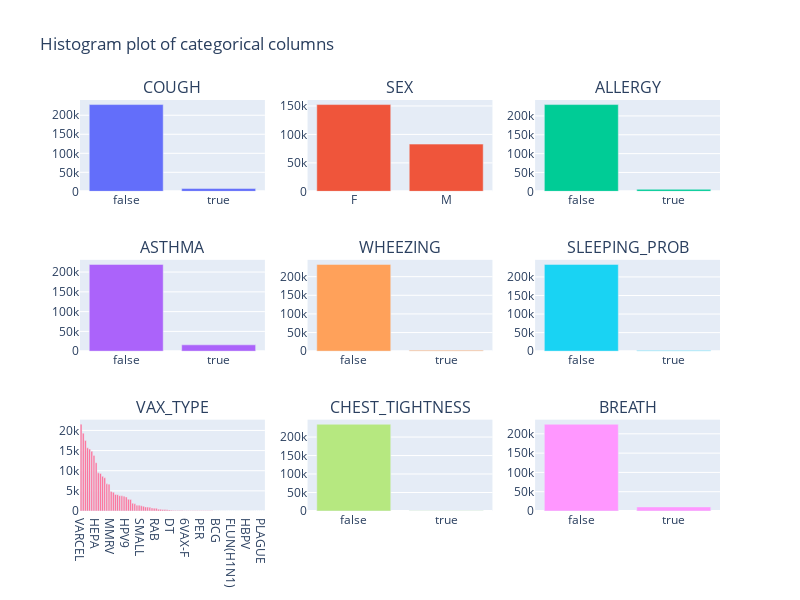

Here is the notebook cell this chart was saved with:
### Code cell
n_cols = 3
n_rows = n_rows = int(np.ceil(len(categorical_a.copy()) / n_cols))

"""Histogram using plotly"""
fig = make_subplots(rows=n_rows, cols=n_cols,
                    subplot_titles=tuple(categorical_a.copy()))

for i, col in enumerate(categorical_a.copy()):
    counts = data_dict['A'][col].value_counts()
    fig.add_trace(go.Bar(name=col, x=counts.index, y=counts.values), 
                  row=i//n_cols + 1,
                  col=i%n_cols + 1)

fig.update_layout(title="Histogram plot of categorical columns",
                 height=600,
                 width=800,
                 showlegend=False)

### Figure 1 — Plotly figure (JSON) as saved in the notebook; plotly's stock layout.template omitted (floating-point values rounded to 4 significant figures)
{"data": [{"name": "COUGH", "type": "bar", "x": [false, true], "xaxis": "x", "y": [228116, 7280], "yaxis": "y"}, {"name": "SEX", "type": "bar", "x": ["F", "M"], "xaxis": "x2", "y": [152437, 82959], "yaxis": "y2"}, {"name": "ALLERGY", "type": "bar", "x": [false, true], "xaxis": "x3", "y": [230109, 5287], "yaxis": "y3"}, {"name": "ASTHMA", "type": "bar", "x": [false, true], "xaxis": "x4", "y": [219417, 15979], "yaxis": "y4"}, {"name": "WHEEZING", "type": "bar", "x": [false, true], "xaxis": "x5", "y": [232933, 2463], "yaxis": "y5"}, {"name": "SLEEPING_PROB", "type": "bar", "x": [false, true], "xaxis": "x6", "y": [233764, 1632], "yaxis": "y6"}, {"name": "VAX_TYPE", "type": "bar", "x": ["VARCEL", "FLU3", "VARZOS", "HPV4", "TDAP", "MMR", "PPV", "HEPA", "MNQ", "PNC13", "HEP", "DTAP", "HIBV", "RV5", "MMRV", "IPV", "PNC", "FLU4", "DTAPIPV", "DTAPIPVHIB", "FLUX", "HPV9", "DTAPHEPBIP", "FLUN3", "TYP", "ANTH", "FLUN4", "MENB", "SMALL", "TD", "RV1", "YF", "HEPAB", "UNK", "MEN", "RAB", "FLUC3", "TTOX", "HPVX", "RVX", "FLUC4", "DTP", "DT", "FLUA3", "HPV2", "HBHEPB", "FLUX(H1N1)", "JEV1", "LYME", "6VAX-F", "DTAPH", "MEA", "DPP", "ADEN_4_7", "OPV", "FLU(H1N1)", "PER", "JEV", "DTPIPV", "DTPPHIB", "RUB", "FLUR3", "DTPIHI", "BCG", "DTOX", "DTPHIB", "MU", "PNC10", "JEVX", "DTPHEP", "FLUN(H1N1)", "MNQHIB", "MM", "CHOL", "MENHIB", "DTIPV", "MUR", "HBPV", "TDAPIPV", "MER", "FLUR4", "HEPATYP", "H5N1", "SSEV", "PLAGUE", "MNC"], "xaxis": "x7", "y": [21539, 19319, 17488, 15688, 15373, 14828, 13790, 11995, 9472, 9311, 8601, 8253, 6736, 6636, 4841, 4665, 4106, 4058, 3800, 3779, 3677, 3480, 2891, 2865, 1948, 1795, 1442, 1433, 1299, 1187, 1007, 963, 901, 760, 684, 659, 463, 426, 402, 374, 297, 256, 156, 152, 141, 129, 124, 124, 89, 77, 77, 75, 73, 73, 61, 60, 53, 48, 46, 41, 39, 36, 22, 22, 21, 18, 17, 16, 13, 13, 13, 11, 10, 9, 9, 7, 7, 6, 5, 4, 4, 3, 2, 1, 1, 1], "yaxis": "y7"}, {"name": "CHEST_TIGHTNESS", "type": "bar", "x": [false, true], "xaxis": "x8", "y": [234676, 720], "yaxis": "y8"}, {"name": "BREATH", "type": "bar", "x": [false, true], "xaxis": "x9", "y": [224873, 10523], "yaxis": "y9"}], "layout": {"annotations": [{"font": {"size": 16}, "showarrow": false, "text": "COUGH", "x": 0.1444, "xanchor": "center", "xref": "paper", "y": 1, "yanchor": "bottom", "yref": "paper"}, {"font": {"size": 16}, "showarrow": false, "text": "SEX", "x": 0.5, "xanchor": "center", "xref": "paper", "y": 1, "yanchor": "bottom", "yref": "paper"}, {"font": {"size": 16}, "showarrow": false, "text": "ALLERGY", "x": 0.8556, "xanchor": "center", "xref": "paper", "y": 1, "yanchor": "bottom", "yref": "paper"}, {"font": {"size": 16}, "showarrow": false, "text": "ASTHMA", "x": 0.1444, "xanchor": "center", "xref": "paper", "y": 0.6111, "yanchor": "bottom", "yref": "paper"}, {"font": {"size": 16}, "showarrow": false, "text": "WHEEZING", "x": 0.5, "xanchor": "center", "xref": "paper", "y": 0.6111, "yanchor": "bottom", "yref": "paper"}, {"font": {"size": 16}, "showarrow": false, "text": "SLEEPING_PROB", "x": 0.8556, "xanchor": "center", "xref": "paper", "y": 0.6111, "yanchor": "bottom", "yref": "paper"}, {"font": {"size": 16}, "showarrow": false, "text": "VAX_TYPE", "x": 0.1444, "xanchor": "center", "xref": "paper", "y": 0.2222, "yanchor": "bottom", "yref": "paper"}, {"font": {"size": 16}, "showarrow": false, "text": "CHEST_TIGHTNESS", "x": 0.5, "xanchor": "center", "xref": "paper", "y": 0.2222, "yanchor": "bottom", "yref": "paper"}, {"font": {"size": 16}, "showarrow": false, "text": "BREATH", "x": 0.8556, "xanchor": "center", "xref": "paper", "y": 0.2222, "yanchor": "bottom", "yref": "paper"}], "height": 600, "showlegend": false, "title": {"text": "Histogram plot of categorical columns"}, "width": 800, "xaxis": {"anchor": "y", "domain": [0, 0.2889]}, "xaxis2": {"anchor": "y2", "domain": [0.3556, 0.6444]}, "xaxis3": {"anchor": "y3", "domain": [0.7111, 1]}, "xaxis4": {"anchor": "y4", "domain": [0, 0.2889]}, "xaxis5": {"anchor": "y5", "domain": [0.3556, 0.6444]}, "xaxis6": {"anchor": "y6", "domain": [0.7111, 1]}, "xaxis7": {"anchor": "y7", "domain": [0, 0.2889]}, "xaxis8": {"anchor": "y8", "domain": [0.3556, 0.6444]}, "xaxis9": {"anchor": "y9", "domain": [0.7111, 1]}, "yaxis": {"anchor": "x", "domain": [0.7778, 1]}, "yaxis2": {"anchor": "x2", "domain": [0.7778, 1]}, "yaxis3": {"anchor": "x3", "domain": [0.7778, 1]}, "yaxis4": {"anchor": "x4", "domain": [0.3889, 0.6111]}, "yaxis5": {"anchor": "x5", "domain": [0.3889, 0.6111]}, "yaxis6": {"anchor": "x6", "domain": [0.3889, 0.6111]}, "yaxis7": {"anchor": "x7", "domain": [0, 0.2222]}, "yaxis8": {"anchor": "x8", "domain": [0, 0.2222]}, "yaxis9": {"anchor": "x9", "domain": [0, 0.2222]}}}
